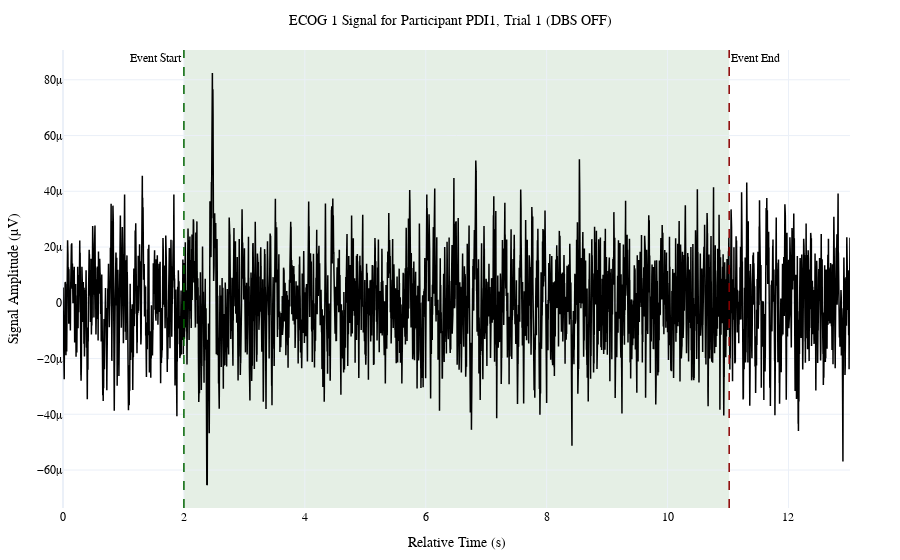

The notebook cell this image was saved under:
### Code cell
plot_trial_channel(
    trial_df,
    channel="ECOG_1",
)

### Figure 1 — Plotly figure (JSON) as saved in the notebook; plotly's stock layout.template omitted (floating-point values rounded to 4 significant figures; data arrays with more than 128 entries replaced by an {"elided": "..."} marker saying what was removed)
{"data": [{"line": {"color": "black", "width": 1.5}, "mode": "lines", "name": "ECOG_1", "type": "scatter", "x": {"elided": "13019 float values"}, "y": {"elided": "13019 float values"}}], "layout": {"annotations": [{"showarrow": false, "text": "Event Start", "x": 2, "xanchor": "right", "xref": "x", "y": 1, "yanchor": "top", "yref": "y domain"}, {"showarrow": false, "text": "Event End", "x": 11.02, "xanchor": "left", "xref": "x", "y": 1, "yanchor": "top", "yref": "y domain"}], "font": {"color": "black", "family": "Times New Roman", "size": 12}, "margin": {"b": 50, "l": 50, "r": 50, "t": 50}, "shapes": [{"line": {"color": "darkgreen", "dash": "dash", "width": 1.5}, "type": "line", "x0": 2, "x1": 2, "xref": "x", "y0": 0, "y1": 1, "yref": "y domain"}, {"line": {"color": "darkred", "dash": "dash", "width": 1.5}, "type": "line", "x0": 11.02, "x1": 11.02, "xref": "x", "y0": 0, "y1": 1, "yref": "y domain"}, {"fillcolor": "rgba(0, 100, 0, 0.1)", "layer": "below", "line": {"width": 0}, "type": "rect", "x0": 2, "x1": 11.02, "xref": "x", "y0": 0, "y1": 1, "yref": "y domain"}], "showlegend": false, "title": {"font": {"size": 14}, "text": "ECOG 1 Signal for Participant PDI1, Trial 1 (DBS OFF)", "x": 0.5}, "xaxis": {"title": {"text": "Relative Time (s)"}}, "xaxis2": {"overlaying": "x", "range": [16.1, 29.12], "showticklabels": true, "side": "top", "title": {"text": "Absolute Time (s)"}, "visible": true}, "yaxis": {"title": {"text": "Signal Amplitude (µV)"}}}}
